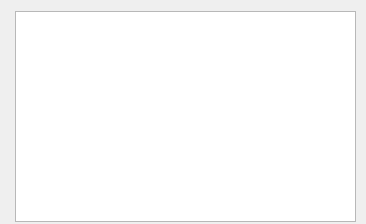
<?xml version="1.0" encoding="UTF-8"?>
<ui version="4.0">
 <class>searchResult</class>
 <widget class="QWidget" name="searchResult">
  <property name="geometry">
   <rect>
    <x>0</x>
    <y>0</y>
    <width>366</width>
    <height>224</height>
   </rect>
  </property>
  <property name="windowTitle">
   <string>搜索结果</string>
  </property>
  <widget class="QTableWidget" name="search_result">
   <property name="geometry">
    <rect>
     <x>15</x>
     <y>11</y>
     <width>341</width>
     <height>211</height>
    </rect>
   </property>
  </widget>
 </widget>
 <resources/>
 <connections/>
</ui>
